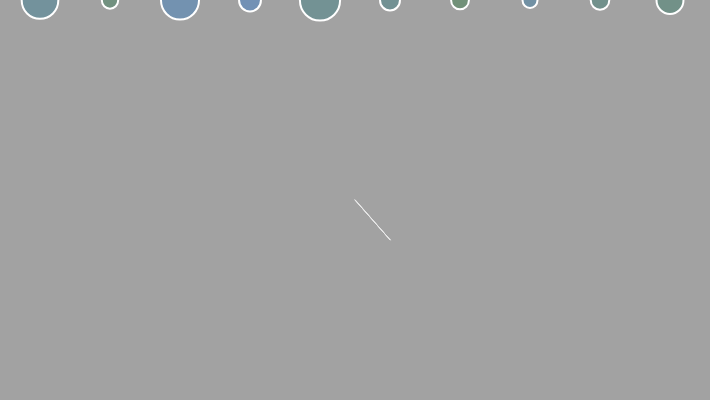
Frame 1 (no input)
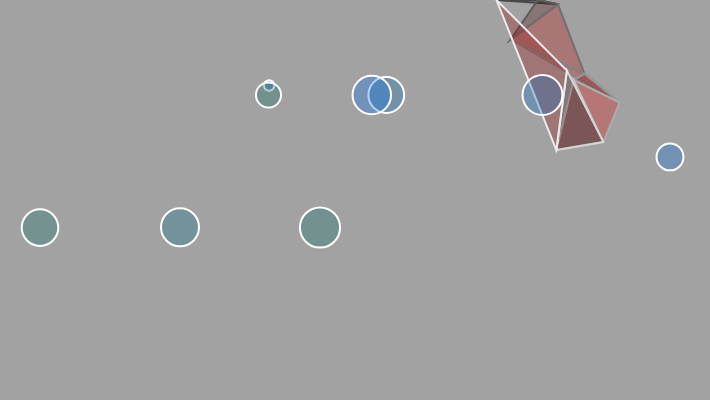
Frame 60 (no input)
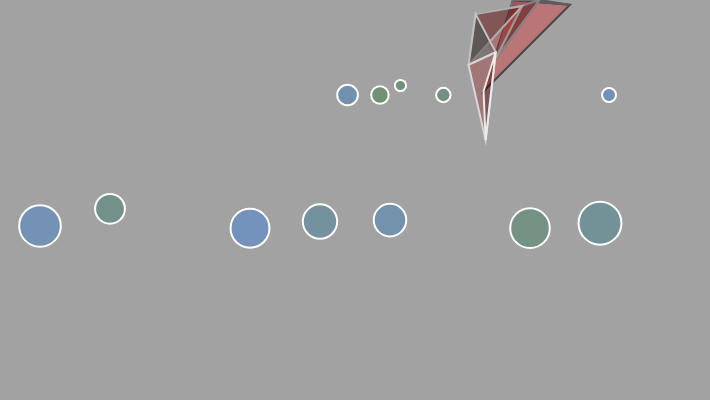
Frame 120 (the mouse pressed at the canvas centre since frame 60)

The p5.js sketch that drew these frames (run headless with seeded random() and noise() and a simulated clock; from frame 60 on, the mouse is pressed at the canvas centre):

// p5.js sketch
// ── sketch.js
// Nine moving bodies
let movers = [];
// Liquid
let liquid;
//-------------------------------- water
let num = 10; // fade
let range = 100; // line length
let ax = [];
let ay = [];


function setup() {
  createCanvas(710, 400);
  for ( let i = 0; i < num; i++ ) {
    ax[i] = width / 2; //start location
    ay[i] = height / 2;
  }
  frameRate(20);//speed
//-------------------------------- water
  reset();
  // Create liquid object - set it to a fixed position
  liquid = new Liquid(0, height/2, width, height/2, 0.2);
  //                  x, y       , width, height  , drag
}

function draw() {
  background(162);

  // Shift all elements 1 place to the left, if change here --> change in draw line too
  for ( let i = 1; i < num; i++ ) { // if this value 15 and everythine below 5, creates a connected line that follows
    ax[i - 1] = ax[i];
    ay[i - 1] = ay[i];
  }
  // Put a new value at the end of the array, same as below: prob don't need to change at all
  ax[num - 1] += random(-range, range);
  ay[num - 1] += random(-range, range);
  // Constrain all points to the screen, maybe dont change cos this is border
  ax[num - 1] = constrain(ax[num - 1], 0, width);
  ay[num - 1] = constrain(ay[num - 1], 0, height);

  // Draw a line connecting the points
  for ( let j = 1; j < num; j++ ) {
    let val = j / num * 204.0 + 51;
    stroke(val);
    fill(color(random(255),0,0,70));
    triangle(ax[j - 1], ay[j - 1], ax[j], ay[j], ax[(j + 1) % num], ay[(j + 1) % num]);
  }
//-------------------------------- water
    // Draw water
    for (let i = 0; i < movers.length; i++) {
      // Is the Mover in the liquid?
      if (liquid.contains(movers[i])) {
        // Calculate drag force
        let dragForce = liquid.calculateDrag(movers[i]);
        // Apply drag force to Mover
        movers[i].applyForce(dragForce);
      }
      // Different gravity based on position
      let gravityStrength;
      if (movers[i].position.y < height/2) {
        gravityStrength = 0.5; // Stronger gravity in top half (increase this number to fall faster)
      } else {
        gravityStrength = 0.1; // Normal gravity in bottom half where drag is
      }
      
      let gravity = createVector(0, gravityStrength * movers[i].mass);
      // Apply gravity
      movers[i].applyForce(gravity);
      // Update and display
      movers[i].update();
      movers[i].display();
      movers[i].checkEdges();
    }
}

function mousePressed() {
  reset();
}

// Restart all the Mover objects randomly
function reset() {
  for (let i = 0; i < 15; i++) { // # of balls
    movers[i] = new Mover(random(0.5, 3), 40 + i * 70, 0);
  }
}

let Liquid = function(x, y, w, h, c) {
  this.x = x;
  this.y = y;
  this.w = w;
  this.h = h;
  this.c = c;
};

// Is the Mover in the Liquid?
Liquid.prototype.contains = function(m) {
  let l = m.position;
  return (
    l.x > this.x &&
    l.x < this.x + this.w &&
    l.y > this.y &&
    l.y < this.y + this.h
  );
};

// Calculate drag force
Liquid.prototype.calculateDrag = function(m) {
  // Magnitude is coefficient * speed squared
  let speed = m.velocity.mag();
  let dragMagnitude = this.c * speed * speed;

  // Direction is inverse of velocity
  let dragForce = m.velocity.copy();
  dragForce.mult(-1);

  // Scale according to magnitude
  // dragForce.setMag(dragMagnitude);
  dragForce.normalize();
  dragForce.mult(dragMagnitude);
  return dragForce;
};

Liquid.prototype.display = function() {
  noStroke();
  fill(50);
  rect(this.x, this.y, this.w, this.h);
};

function Mover(m, x, y) {
  this.mass = m;
  this.position = createVector(x, y);
  this.velocity = createVector(0, 0);
  this.acceleration = createVector(0, 0);
}

// Newton's 2nd law: F = M * A
// or A = F / M
Mover.prototype.applyForce = function(force) {
  let f = p5.Vector.div(force, this.mass);
  this.acceleration.add(f);
};

Mover.prototype.update = function() {
  // Velocity changes according to acceleration
  this.velocity.add(this.acceleration);
  // position changes by velocity
  this.position.add(this.velocity);
  // We must clear acceleration each frame
  this.acceleration.mult(0);
};

Mover.prototype.display = function() {
  stroke(255);
  strokeWeight(2);
  fill(0,105,random(255),75);
  ellipse(this.position.x, this.position.y, this.mass * 16, this.mass * 16); //changes ball size
};

// Bounce off bottom of window
Mover.prototype.checkEdges = function() {
  if (this.position.y > height - this.mass * 8) {
    // Reset position to top when hitting bottom
    this.position.y = 0;
    this.position.x = 40 + random(width - 80); // Random x position with some margin
    this.velocity = createVector(0, 0); // Reset velocity
  }
};
